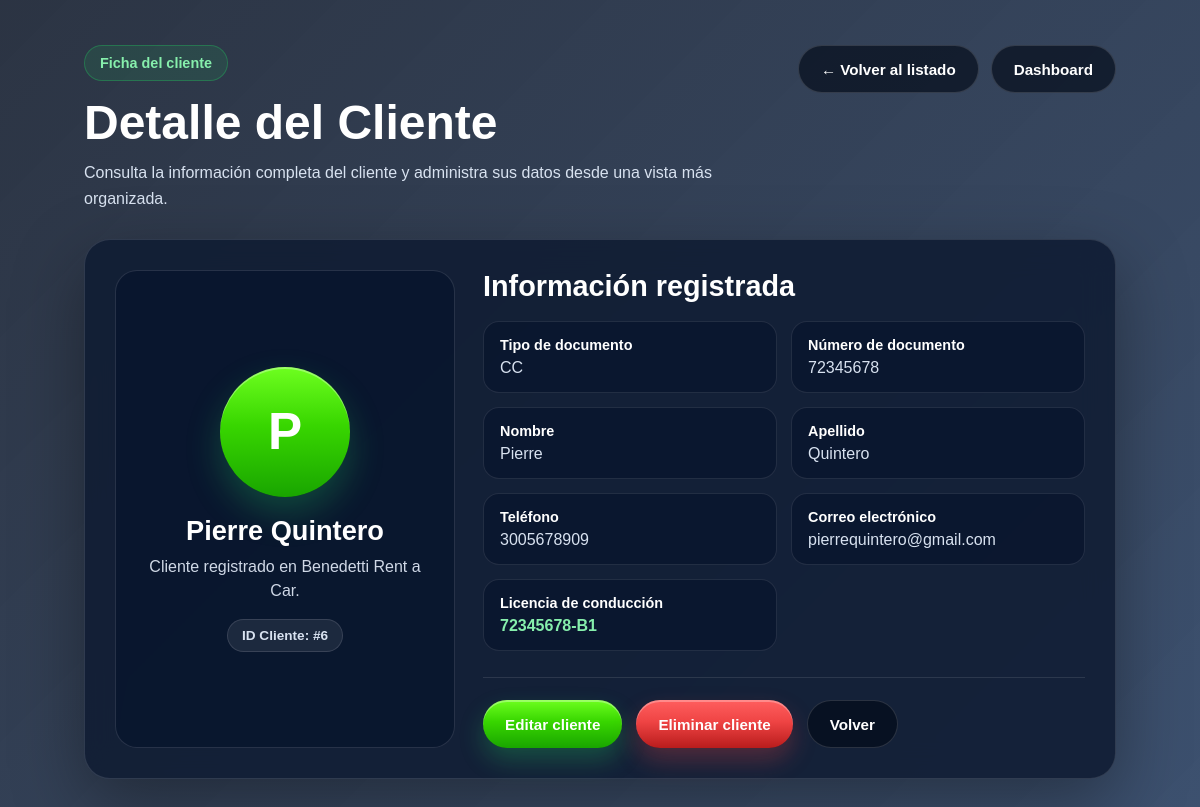
Page /clientes/ver.php?id=6 on the committed database.
### tables this page shows
CREATE TABLE `clientes` (
  `id_cliente` int(11) NOT NULL,
  `tipo_documento` varchar(20) NOT NULL,
  `numero_documento` varchar(50) NOT NULL,
  `nombre` varchar(100) NOT NULL,
  `apellido` varchar(100) NOT NULL,
  `telefono` varchar(20) NOT NULL,
  `correo` varchar(100) DEFAULT NULL,
  `direccion` varchar(150) DEFAULT NULL,
  `licencia_conduccion` varchar(50) NOT NULL,
  `fecha_registro` timestamp NOT NULL DEFAULT current_timestamp(),
  `codigo_cliente` varchar(50) DEFAULT NULL,
  `total_alquileres_confirmados` int(11) NOT NULL DEFAULT 0,
  `nombres` varchar(100) DEFAULT NULL,
  `apellidos` varchar(100) DEFAULT NULL,
  `estado_cliente` enum('prospecto','activo') DEFAULT 'prospecto'
);

### clientes/ver.php (the view, shortened to what this page needs)
<?php
include("../config/conexion.php");
$id_cliente = intval($_GET['id']);
$sql = "SELECT * FROM clientes WHERE id_cliente = ?";
$stmt = $conn->prepare($sql);
$stmt->bind_param("i", $id_cliente);
$stmt->execute();
$resultado = $stmt->get_result();
$cliente = $resultado->fetch_assoc();
?>
<!DOCTYPE html>
<html lang="es">
<head>
</head>
<body>
    <div class="cliente-container">
        <div class="cliente-header">
            <div>
                <span class="cliente-badge">Ficha del cliente</span>
                <h1>Detalle del Cliente</h1>
                <p>
                    Consulta la información completa del cliente y administra sus datos desde una vista más organizada.
                </p>
            </div>
            <div class="cliente-actions">
                <a href="index.php" class="admin-btn admin-btn-dark">← Volver al listado</a>
                <a href="../admin/dashboard.php" class="admin-btn admin-btn-dark">Dashboard</a>
            </div>
        </div>
        <div class="cliente-card">
            <div class="cliente-profile">
                <div class="cliente-avatar">
                    <?php echo strtoupper(substr($cliente['nombre'], 0, 1)); ?>
                </div>
                <h2>
                    <?php echo htmlspecialchars($cliente['nombre'] . ' ' . $cliente['apellido']); ?>
                </h2>
                <p>
                    Cliente registrado en Benedetti Rent a Car.
                </p>
                <span class="cliente-id">
                    ID Cliente: #<?php echo htmlspecialchars($cliente['id_cliente']); ?>
                </span>
            </div>
            <div class="cliente-info">
                <h2>Información registrada</h2>
                <div class="cliente-detail-grid">
                    <p>
                        <strong>Tipo de documento</strong>
                        <?php echo htmlspecialchars($cliente['tipo_documento']); ?>
                    </p>
                    <p>
                        <strong>Número de documento</strong>
                        <?php echo htmlspecialchars($cliente['numero_documento']); ?>
                    </p>
                    <p>
                        <strong>Nombre</strong>
                        <?php echo htmlspecialchars($cliente['nombre']); ?>
                    </p>
                    <p>
                        <strong>Apellido</strong>
                        <?php echo htmlspecialchars($cliente['apellido']); ?>
                    </p>
                    <p>
                        <strong>Teléfono</strong>
                        <?php echo htmlspecialchars($cliente['telefono']); ?>
                    </p>
                    <p>
                        <strong>Correo electrónico</strong>
                        <?php echo htmlspecialchars($cliente['correo']); ?>
                    </p>
                    <p>
                        <strong>Licencia de conducción</strong>
                        <?php if (!empty($cliente['licencia_conduccion'])) { ?>
                            <span class="licencia-activa">
                                <?php echo htmlspecialchars($cliente['licencia_conduccion']); ?>
                            </span>
                        <?php } else { ?>
                            <span class="licencia-vacia">Sin licencia registrada</span>
                        <?php } ?>
                    </p>
                </div>
                <div class="cliente-footer-actions">
                    <a href="editar.php?id=<?php echo $cliente['id_cliente']; ?>" class="admin-btn admin-btn-primary">
                        Editar cliente
                    </a>
                    <a href="eliminar.php?id=<?php echo $cliente['id_cliente']; ?>"
   class="admin-btn admin-btn-danger">
   Eliminar cliente
</a>
                    <a href="index.php" class="admin-btn admin-btn-dark">
                        Volver
                    </a>
                </div>
            </div>
        </div>
    </div>
</body>
</html>

### clientes/ver.php (style rules this page uses)
* { margin: 0; padding: 0; box-sizing: border-box; }
body { font-family: Arial, sans-serif; min-height: 100vh; background: linear-gradient(135deg, rgba(3, 13, 31, 0.84), rgba(6, 32, 71, 0.78)), url("/benedetti-rent-a-car/assets/img/fondo_vehiculos.png") center center / cover no-repeat fixed; color: #ffffff; padding: 45px 7%; }
.cliente-container { max-width: 1180px; margin: 0 auto; }
.cliente-header { display: flex; justify-content: space-between; align-items: flex-start; gap: 24px; margin-bottom: 28px; }
.cliente-badge { display: inline-flex; padding: 9px 15px; border-radius: 999px; background: rgba(34, 197, 94, 0.12); border: 1px solid rgba(34, 197, 94, 0.35); color: #86efac; font-size: 0.9rem; font-weight: 700; margin-bottom: 14px; }
h1 { font-size: clamp(2rem, 4vw, 3rem); color: #ffffff; margin-bottom: 10px; }
.cliente-header p { color: #d8e2f0; max-width: 680px; line-height: 1.6; }
.cliente-actions { display: flex; gap: 12px; flex-wrap: wrap; justify-content: flex-end; }
.admin-btn { display: inline-flex; align-items: center; justify-content: center; min-height: 48px; padding: 12px 22px; border-radius: 999px; border: none; font-size: 0.95rem; font-weight: 800; cursor: pointer; transition: all 0.25s ease; text-decoration: none; white-space: nowrap; }
.admin-btn-primary { color: #ffffff; background: linear-gradient(180deg, #6eff1f 0%, #38d600 45%, #19a500 100%); box-shadow: inset 0 2px 0 rgba(255, 255, 255, 0.32), 0 12px 24px rgba(34, 197, 94, 0.28); }
.admin-btn-dark { color: #ffffff; background: rgba(3, 10, 24, 0.65); border: 1px solid rgba(255, 255, 255, 0.14); }
.admin-btn-danger { color: #ffffff; background: linear-gradient(180deg, #ff5f5f 0%, #ef4444 45%, #b91c1c 100%); box-shadow: inset 0 2px 0 rgba(255, 255, 255, 0.28), 0 12px 24px rgba(239, 68, 68, 0.28); }
.cliente-card { display: grid; grid-template-columns: 340px 1fr; gap: 28px; align-items: stretch; background: rgba(15, 28, 51, 0.88); border: 1px solid rgba(255, 255, 255, 0.12); border-radius: 26px; padding: 30px; box-shadow: 0 24px 70px rgba(0, 0, 0, 0.35); backdrop-filter: blur(16px); }
.cliente-profile { background: rgba(8, 21, 45, 0.78); border: 1px solid rgba(255, 255, 255, 0.12); border-radius: 22px; padding: 28px; display: flex; flex-direction: column; justify-content: center; align-items: center; }
.cliente-avatar { width: 130px; height: 130px; border-radius: 50%; display: flex; align-items: center; justify-content: center; margin-bottom: 18px; background: linear-gradient(180deg, #6eff1f 0%, #38d600 45%, #19a500 100%); color: #ffffff; font-size: 3.2rem; font-weight: 900; box-shadow: inset 0 2px 0 rgba(255, 255, 255, 0.32), 0 16px 34px rgba(34, 197, 94, 0.28); }
.cliente-profile h2 { color: #ffffff; font-size: 1.7rem; text-align: center; margin-bottom: 8px; }
.cliente-profile p { color: #cfd8e6; text-align: center; line-height: 1.5; }
.cliente-id { margin-top: 16px; display: inline-flex; padding: 8px 14px; border-radius: 999px; background: rgba(255, 255, 255, 0.08); border: 1px solid rgba(255, 255, 255, 0.12); color: #d8e2f0; font-size: 0.85rem; font-weight: 800; }
.cliente-info { display: flex; flex-direction: column; justify-content: center; }
.cliente-info h2 { color: #ffffff; font-size: 1.8rem; margin-bottom: 18px; }
.cliente-detail-grid { display: grid; grid-template-columns: repeat(2, 1fr); gap: 14px; margin-bottom: 26px; }
.cliente-detail-grid p { margin: 0; padding: 15px 16px; border-radius: 16px; color: #d8e2f0; background: rgba(8, 21, 45, 0.75); border: 1px solid rgba(255, 255, 255, 0.10); word-break: break-word; }
.cliente-detail-grid strong { display: block; color: #ffffff; margin-bottom: 6px; font-size: 0.9rem; }
.licencia-activa { color: #86efac; font-weight: 800; }
.cliente-footer-actions { display: flex; gap: 14px; flex-wrap: wrap; padding-top: 22px; border-top: 1px solid rgba(255, 255, 255, 0.10); }

### rows in the picture
clientes: nombre "P", nombre+apellido "Pierre Quintero", id_cliente "6", tipo_documento "CC", numero_documento "72345678", nombre "Pierre", apellido "Quintero", telefono "3005678909", correo "pierrequintero@gmail.com", licencia_conduccion "72345678-B1"
